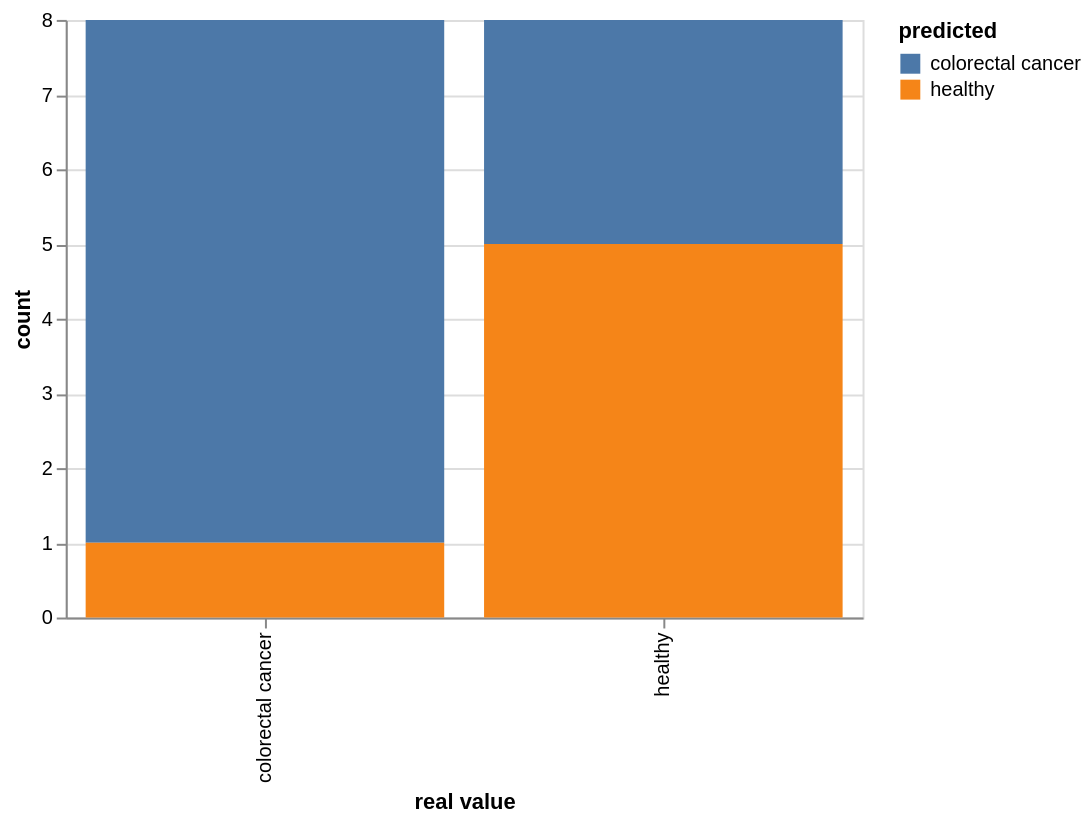

The specification (Vega-Lite) saved for this image:
### Vega-Lite specification from a JSON file in a GitHub repository (floating-point values rounded to 4 significant figures)
{"$schema": "https://vega.github.io/schema/vega-lite/v5.json", "width": 400, "height": 300, "data": {"values": [{"real": "colorectal cancer", "predicted": "colorectal cancer"}, {"real": "colorectal cancer", "predicted": "colorectal cancer"}, {"real": "colorectal cancer", "predicted": "healthy"}, {"real": "colorectal cancer", "predicted": "colorectal cancer"}, {"real": "colorectal cancer", "predicted": "colorectal cancer"}, {"real": "colorectal cancer", "predicted": "colorectal cancer"}, {"real": "colorectal cancer", "predicted": "colorectal cancer"}, {"real": "colorectal cancer", "predicted": "colorectal cancer"}, {"real": "healthy", "predicted": "healthy"}, {"real": "healthy", "predicted": "healthy"}, {"real": "healthy", "predicted": "healthy"}, {"real": "healthy", "predicted": "colorectal cancer"}, {"real": "healthy", "predicted": "colorectal cancer"}, {"real": "healthy", "predicted": "healthy"}, {"real": "healthy", "predicted": "colorectal cancer"}, {"real": "healthy", "predicted": "healthy"}]}, "mark": {"type": "bar", "tooltip": true}, "encoding": {"color": {"field": "predicted", "type": "nominal"}, "x": {"field": "real", "type": "nominal", "axis": {"title": "real value"}}, "y": {"aggregate": "count", "field": "predicted", "type": "quantitative", "axis": {"title": "count"}}}}
